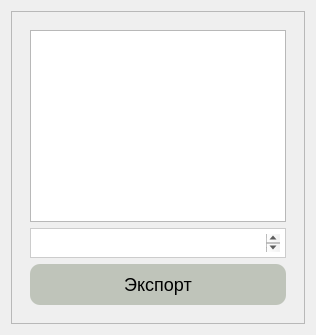
     <widget class="QWidget" name="tab_4">
      <attribute name="title">
       <string>Логи</string>
      </attribute>
      <layout class="QGridLayout" name="gridLayout_23">
       <item row="0" column="0">
        <widget class="QFrame" name="frame_9">
         <property name="frameShape">
          <enum>QFrame::Shape::StyledPanel</enum>
         </property>
         <property name="frameShadow">
          <enum>QFrame::Shadow::Raised</enum>
         </property>
         <layout class="QGridLayout" name="gridLayout_22">
          <item row="0" column="0">
           <widget class="QFrame" name="frame_18">
            <layout class="QVBoxLayout" name="verticalLayout_11">
             <item>
              <widget class="QTableView" name="tablelog"/>
             </item>
             <item>
              <widget class="QTextEdit" name="textEditLog">
               <property name="maximumSize">
                <size>
                 <width>16777215</width>
                 <height>30</height>
                </size>
               </property>
               <property name="styleSheet">
                <string notr="true">QTextEdit {
    color: black;                      /* Цвет текста */
    font-size: 14px;                    /* Размер шрифта */
    background-color: white;           /* Цвет фона по умолчанию */
    border: 1px solid #ccc;            /* Граница */
    padding: 5px;                       /* Отступы внутри поля */
}

QTextEdit:hover {
    background-color: #E0E7FF;         /* Цвет фона при наведении */
}

QTextEdit::placeholder {
    color: #888;                        /* Цвет текста подсказки */
    font-style: italic;                 /* Шрифт курсив */
}
</string>
               </property>
              </widget>
             </item>
             <item>
              <layout class="QHBoxLayout" name="horizontalLayout_7">
               <item>
                <widget class="QPushButton" name="pushButton_10">
                 <property name="styleSheet">
                  <string notr="true">
       QPushButton {
        background-color: #BFC4BA;
        color: #000000;
        border-radius: 10px;
        font-size: 18px;
        padding: 10px;
       }
       QPushButton:hover {
        background-color: #D8DDD5;
       }</string>
                 </property>
                 <property name="text">
                  <string>Экспорт</string>
                 </property>
                </widget>
               </item>
              </layout>
             </item>
            </layout>
           </widget>
          </item>
         </layout>
        </widget>
       </item>
      </layout>
     </widget>
